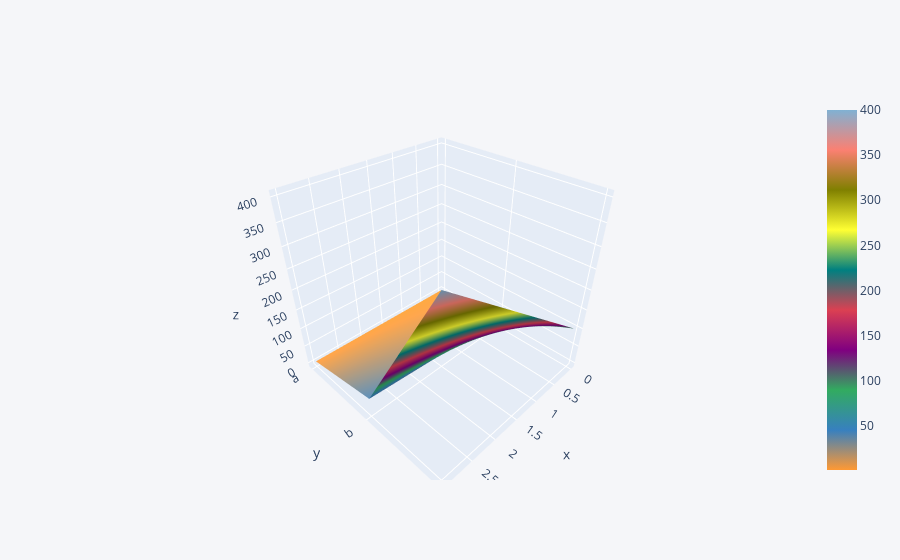

Notebook code cell kept with this figure:
### Code cell
df3.iplot(kind='surface')

### Figure 1 — Plotly figure (JSON) as saved in the notebook; plotly's stock layout.template omitted (floating-point values rounded to 4 significant figures)
{"data": [{"colorscale": [[0, "rgb(255, 153, 51)"], [0.1111, "rgb(55, 128, 191)"], [0.2222, "rgb(50, 171, 96)"], [0.3333, "rgb(128, 0, 128)"], [0.4444, "rgb(219, 64, 82)"], [0.5556, "rgb(0, 128, 128)"], [0.6667, "rgb(255, 255, 51)"], [0.7778, "rgb(128, 128, 0)"], [0.8889, "rgb(251, 128, 114)"], [1, "rgb(128, 177, 211)"]], "type": "surface", "x": [0, 1, 2, 3], "y": ["a", "b", "c"], "z": [[1, 2, 3, 4], [10, 20, 30, 40], [100, 200, 300, 400]]}], "layout": {"legend": {"bgcolor": "#F5F6F9", "font": {"color": "#4D5663"}}, "paper_bgcolor": "#F5F6F9", "plot_bgcolor": "#F5F6F9", "title": {"font": {"color": "#4D5663"}}, "xaxis": {"gridcolor": "#E1E5ED", "showgrid": true, "tickfont": {"color": "#4D5663"}, "title": {"font": {"color": "#4D5663"}, "text": ""}, "zerolinecolor": "#E1E5ED"}, "yaxis": {"gridcolor": "#E1E5ED", "showgrid": true, "tickfont": {"color": "#4D5663"}, "title": {"font": {"color": "#4D5663"}, "text": ""}, "zerolinecolor": "#E1E5ED"}}}
